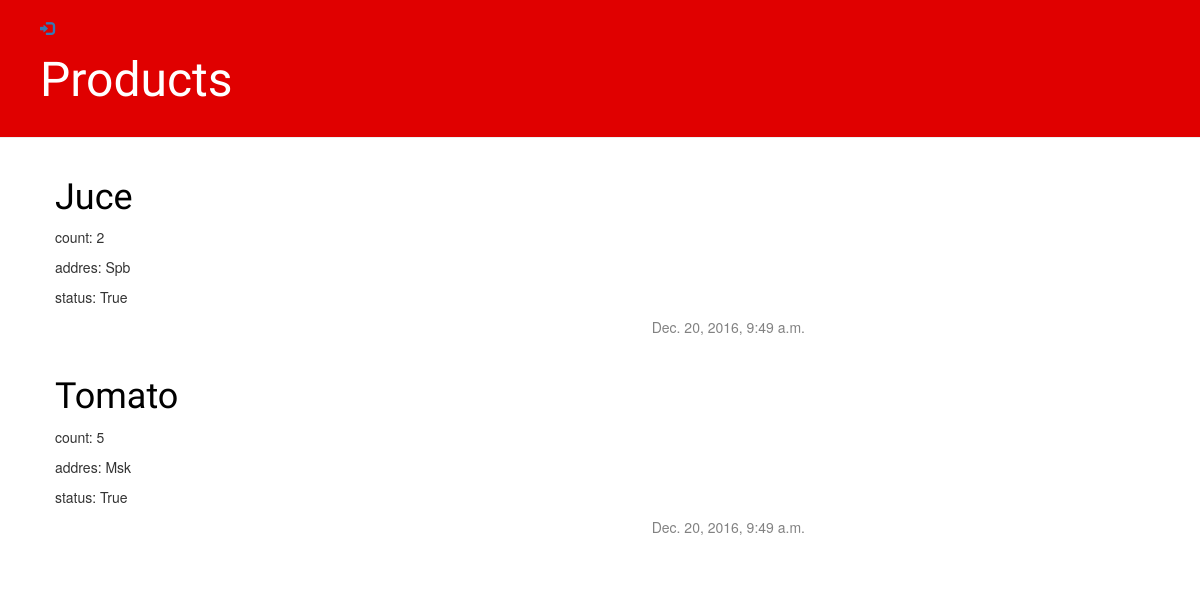
Before: / with the older database file.
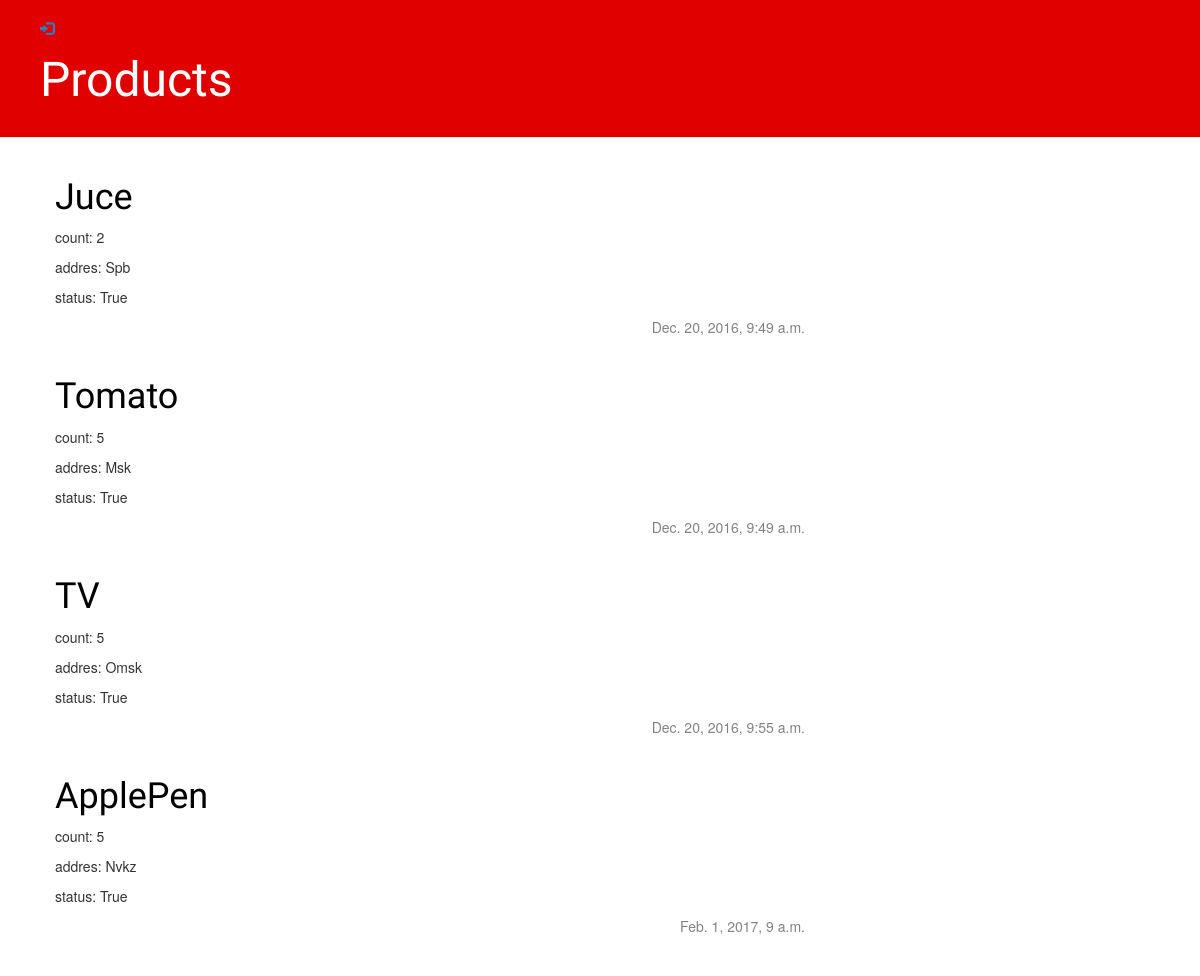
After: the same page with the newer database file.
### product/models.py (models this page shows, shortened)
class InfoProd(models.Model):
    prod_title = models.CharField(max_length=100)
    prod_count = models.IntegerField(default=0)
    prod_address = models.CharField(max_length=200)
    prod_date = models.DateTimeField('prod_date')
    prod_status = models.BooleanField()

### product/views.py (the view)
# urls.py: url(r'^$', views.prod_list, name='prod_list'),
def prod_list(request):
    prods = InfoProd.objects.all().order_by('prod_date')
    return render(request, 'product/prod_list.html', {'prods': prods})

### product/templates/product/prod_list.html (shortened to what this page needs)
 {% extends 'product/base.html' %}
 {% block content %}
                    {% for prod in prods %}
                        <div class="prod">
                            <h1><a href="{% url 'prod_detail' pk=prod.pk %}">{{ prod.prod_title }}</a></h1>
                            <p>count: {{ prod.prod_count}}</p>
                            <p>addres: {{ prod.prod_address}}</p>
                            <p>status: {{ prod.prod_status }}</p>
                            <div class="date">
                                {{ prod.prod_date }}
                            </div>
                        </div>
                    {% endfor %}
 {% endblock %}

### product/templates/product/base.html (shortened to what this page needs)
{% load staticfiles %}
<html>
        <head>
            <link rel="stylesheet" href="//maxcdn.bootstrapcdn.com/bootstrap/3.2.0/css/bootstrap.min.css">
            <link rel="stylesheet" href="//maxcdn.bootstrapcdn.com/bootstrap/3.2.0/css/bootstrap-theme.min.css">
            <link rel="stylesheet" href="{% static 'css/product.css' %}">
        </head>
        <body>
            <div class="page-header">
                {% if user.is_authenticated %}
                <a href="{% url 'prod_new'%}" class="top-menu"><span class="glyphicon glyphicon-plus"></span></a>
                <a href="{% url 'authen:logout' %}"><span class="glyphicon glyphicon-log-out"></span></a></p>
                {% else %}
                <a href="{% url 'authen:authen' %}"><span class="glyphicon glyphicon-log-in"></span></a>
                {% endif %}
                <h1><a href="/">Products</a></h1>
            </div>
            <div class="content container">
                <div class="row">
                    <div class="col-md-8">
                    {% block content %}
                    {% endblock %}
                    </div>
                </div>
            </div>
        </body>
    </html>

### product/static/css/product.css (style rules this page uses)
.page-header { background-color: #e00000; margin-top: 0; padding: 20px 20px 20px 40px; }
.page-header h1, .page-header h1 a, .page-header h1 a:visited, .page-header h1 a:active { color: #ffffff; font-size: 36pt; text-decoration: none; }
.content { margin-left: 40px; }
h1, h2, h3, h4 { font-family: 'Lobster', cursive; }
.date { float: right; color: #828282; }
.prod { margin-bottom: 70px; }
.prod h1 a, .post h1 a:visited { color: #000000; }

Changed rows visible on the page:
added InfoProd: prod_title "TV", prod_count "5", prod_address "Omsk", prod_status "True", prod_date "Dec. 20, 2016, 9:55 a.m."
added InfoProd: prod_title "ApplePen", prod_count "5", prod_address "Nvkz", prod_status "True", prod_date "Feb. 1, 2017, 9 a.m."
